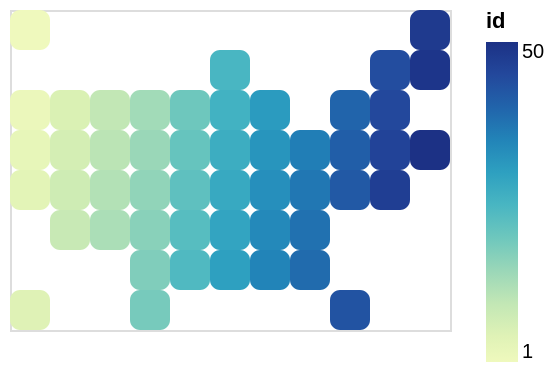

Write notebook code for a chart like this one.
### Code cell
heatmap

### Figure 1 — Vega-Lite specification as saved in the notebook (floating-point values rounded to 4 significant figures)
{"config": {"view": {"continuousWidth": 300, "continuousHeight": 300}}, "data": {"name": "data-8ab3c0fd7777194095be44c48359d9a7"}, "mark": {"type": "rect", "cornerRadius": 5, "stroke": null}, "encoding": {"color": {"field": "id", "type": "quantitative"}, "x": {"axis": null, "field": "col", "type": "ordinal"}, "y": {"axis": null, "field": "row", "type": "ordinal"}}, "$schema": "https://vega.github.io/schema/vega-lite/v5.20.1.json", "datasets": {"data-8ab3c0fd7777194095be44c48359d9a7": [{"id": 1, "publication": "New York Times 2", "state": "Alaska", "code": "AK", "col": 3, "row": 1}, {"id": 2, "publication": "New York Times 2", "state": "Washington", "code": "WA", "col": 3, "row": 3}, {"id": 3, "publication": "New York Times 2", "state": "Oregon", "code": "OR", "col": 3, "row": 4}, {"id": 4, "publication": "New York Times 2", "state": "California", "code": "CA", "col": 3, "row": 5}, {"id": 5, "publication": "New York Times 2", "state": "Hawaii", "code": "HI", "col": 3, "row": 8}, {"id": 6, "publication": "New York Times 2", "state": "Idaho", "code": "ID", "col": 4, "row": 3}, {"id": 7, "publication": "New York Times 2", "state": "Nevada", "code": "NV", "col": 4, "row": 4}, {"id": 8, "publication": "New York Times 2", "state": "Utah", "code": "UT", "col": 4, "row": 5}, {"id": 9, "publication": "New York Times 2", "state": "Arizona", "code": "AZ", "col": 4, "row": 6}, {"id": 10, "publication": "New York Times 2", "state": "Montana", "code": "MT", "col": 5, "row": 3}, {"id": 11, "publication": "New York Times 2", "state": "Wyoming", "code": "WY", "col": 5, "row": 4}, {"id": 12, "publication": "New York Times 2", "state": "Colorado", "code": "CO", "col": 5, "row": 5}, {"id": 13, "publication": "New York Times 2", "state": "New Mexico", "code": "NM", "col": 5, "row": 6}, {"id": 14, "publication": "New York Times 2", "state": "North Dakota", "code": "ND", "col": 6, "row": 3}, {"id": 15, "publication": "New York Times 2", "state": "South Dakota", "code": "SD", "col": 6, "row": 4}, {"id": 16, "publication": "New York Times 2", "state": "Nebraska", "code": "NE", "col": 6, "row": 5}, {"id": 17, "publication": "New York Times 2", "state": "Kansas", "code": "KS", "col": 6, "row": 6}, {"id": 18, "publication": "New York Times 2", "state": "Oklahoma", "code": "OK", "col": 6, "row": 7}, {"id": 19, "publication": "New York Times 2", "state": "Texas", "code": "TX", "col": 6, "row": 8}, {"id": 20, "publication": "New York Times 2", "state": "Minnesota", "code": "MN", "col": 7, "row": 3}, {"id": 21, "publication": "New York Times 2", "state": "Iowa", "code": "IA", "col": 7, "row": 4}, {"id": 22, "publication": "New York Times 2", "state": "Missouri", "code": "MO", "col": 7, "row": 5}, {"id": 23, "publication": "New York Times 2", "state": "Arkansas", "code": "AR", "col": 7, "row": 6}, {"id": 24, "publication": "New York Times 2", "state": "Louisiana", "code": "LA", "col": 7, "row": 7}, {"id": 25, "publication": "New York Times 2", "state": "Wisconsin", "code": "WI", "col": 8, "row": 2}, {"id": 26, "publication": "New York Times 2", "state": "Illinois", "code": "IL", "col": 8, "row": 3}, {"id": 27, "publication": "New York Times 2", "state": "Indiana", "code": "IN", "col": 8, "row": 4}, {"id": 28, "publication": "New York Times 2", "state": "Kentucky", "code": "KY", "col": 8, "row": 5}, {"id": 29, "publication": "New York Times 2", "state": "Tennessee", "code": "TN", "col": 8, "row": 6}, {"id": 30, "publication": "New York Times 2", "state": "Mississippi", "code": "MS", "col": 8, "row": 7}, {"id": 31, "publication": "New York Times 2", "state": "Michigan", "code": "MI", "col": 9, "row": 3}, {"id": 32, "publication": "New York Times 2", "state": "Ohio", "code": "OH", "col": 9, "row": 4}, {"id": 33, "publication": "New York Times 2", "state": "West Virginia", "code": "WV", "col": 9, "row": 5}, {"id": 34, "publication": "New York Times 2", "state": "North Carolina", "code": "NC", "col": 9, "row": 6}, {"id": 35, "publication": "New York Times 2", "state": "Alabama", "code": "AL", "col": 9, "row": 7}, {"id": 36, "publication": "New York Times 2", "state": "Pennsylvania", "code": "PA", "col": 10, "row": 4}, {"id": 37, "publication": "New York Times 2", "state": "Virginia", "code": "VA", "col": 10, "row": 5}, {"id": 38, "publication": "New York Times 2", "state": "South Carolina", "code": "SC", "col": 10, "row": 6}, {"id": 39, "publication": "New York Times 2", "state": "Georgia", "code": "GA", "col": 10, "row": 7}, {"id": 40, "publication": "New York Times 2", "state": "New York", "code": "NY", "col": 11, "row": 3}, {"id": 41, "publication": "New York Times 2", "state": "New Jersey", "code": "NJ", "col": 11, "row": 4}, {"id": 42, "publication": "New York Times 2", "state": "Maryland", "code": "MD", "col": 11, "row": 5}, {"id": 43, "publication": "New York Times 2", "state": "Florida", "code": "FL", "col": 11, "row": 8}, {"id": 44, "publication": "New York Times 2", "state": "Vermont", "code": "VT", "col": 12, "row": 2}, {"id": 45, "publication": "New York Times 2", "state": "Massachusetts", "code": "MA", "col": 12, "row": 3}, {"id": 46, "publication": "New York Times 2", "state": "Connecticut", "code": "CT", "col": 12, "row": 4}, {"id": 47, "publication": "New York Times 2", "state": "Delaware", "code": "DE", "col": 12, "row": 5}, {"id": 48, "publication": "New York Times 2", "state": "Maine", "code": "ME", "col": 13, "row": 1}, {"id": 49, "publication": "New York Times 2", "state": "New Hampshire", "code": "NH", "col": 13, "row": 2}, {"id": 50, "publication": "New York Times 2", "state": "Rhode Island", "code": "RI", "col": 13, "row": 4}]}}
